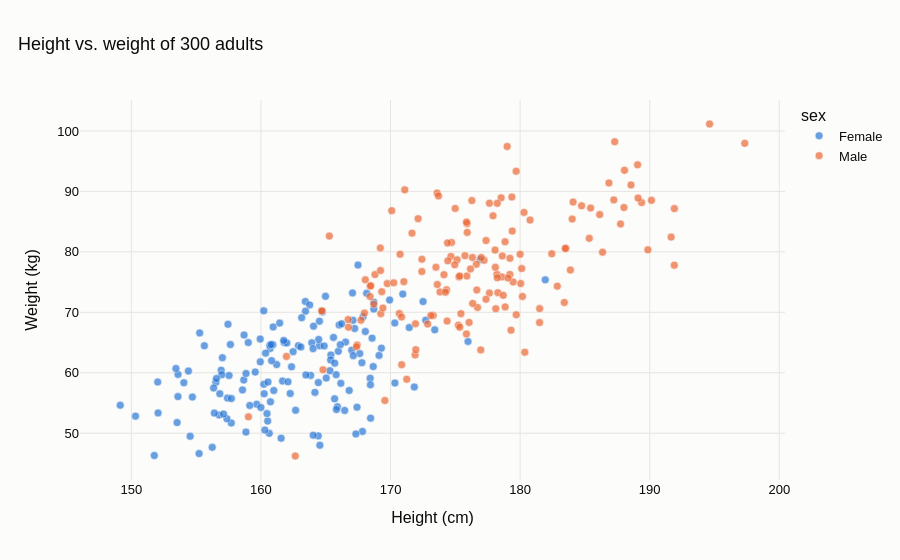

The code cell stored with this chart in its notebook:
### Markdown cell above
### plotly

### Code cell
import plotly.express as px
fig = px.scatter(df, x=x, y=y, color=hue, opacity=0.7, color_discrete_sequence=PALETTE,
                 labels={x: labels["x"], y: labels["y"]}, title=labels["title"])
fig.update_traces(marker=dict(size=8, line=dict(color="#fcfcfb", width=0.6)))
fig.show()

### Figure 1 — Plotly figure (JSON) as saved in the notebook; plotly's stock layout.template omitted (floating-point values rounded to 4 significant figures; data arrays with more than 128 entries replaced by an {"elided": "..."} marker saying what was removed)
{"data": [{"hovertemplate": "sex=Female<br>Height (cm)=%{x}<br>Weight (kg)=%{y}<extra></extra>", "legendgroup": "Female", "marker": {"color": "#2a78d6", "line": {"color": "#fcfcfb", "width": 0.6}, "opacity": 0.7, "size": 8, "symbol": "circle"}, "mode": "markers", "name": "Female", "orientation": "v", "showlegend": true, "type": "scatter", "x": {"elided": "150 float values"}, "xaxis": "x", "y": {"elided": "150 float values"}, "yaxis": "y"}, {"hovertemplate": "sex=Male<br>Height (cm)=%{x}<br>Weight (kg)=%{y}<extra></extra>", "legendgroup": "Male", "marker": {"color": "#eb6834", "line": {"color": "#fcfcfb", "width": 0.6}, "opacity": 0.7, "size": 8, "symbol": "circle"}, "mode": "markers", "name": "Male", "orientation": "v", "showlegend": true, "type": "scatter", "x": {"elided": "150 float values"}, "xaxis": "x", "y": {"elided": "150 float values"}, "yaxis": "y"}], "layout": {"legend": {"title": {"text": "sex"}, "tracegroupgap": 0}, "title": {"text": "Height vs. weight of 300 adults"}, "xaxis": {"anchor": "y", "domain": [0.0, 1.0], "title": {"text": "Height (cm)"}}, "yaxis": {"anchor": "x", "domain": [0.0, 1.0], "title": {"text": "Weight (kg)"}}}}
